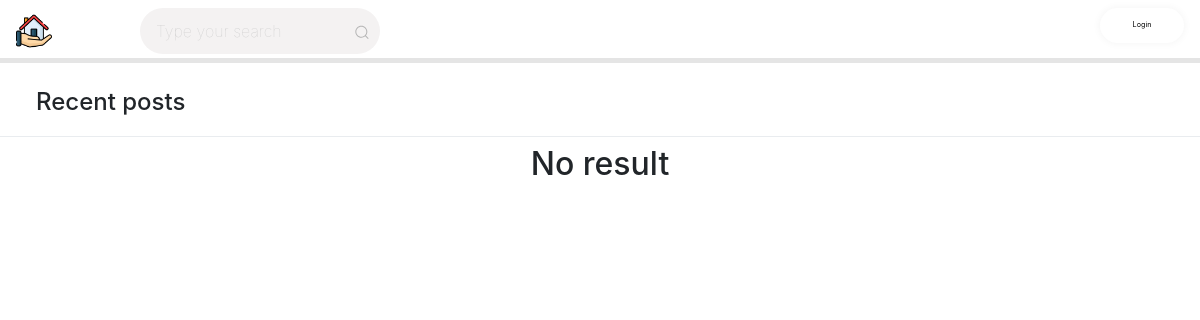
Before: /real_estate/ with the older database file.
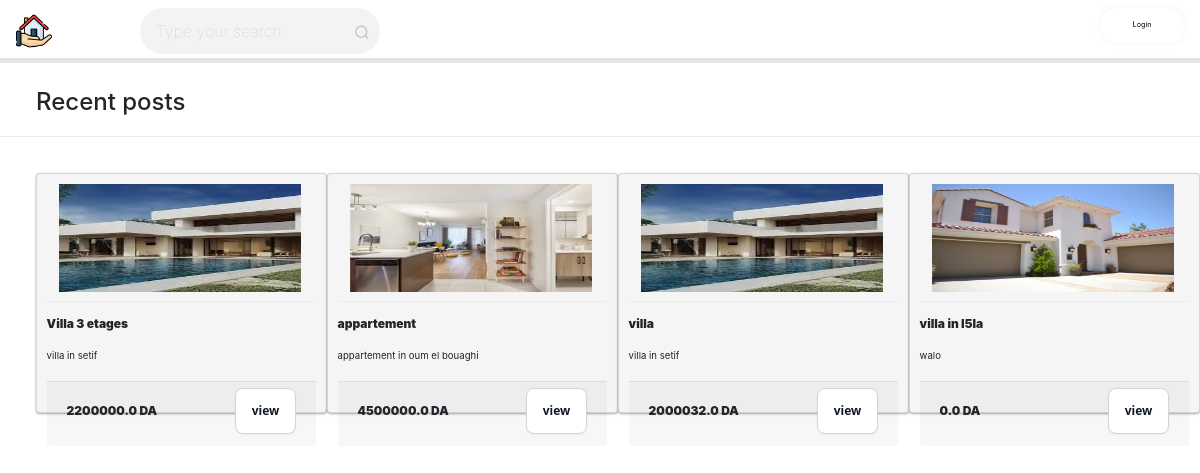
After: the same page with the newer database file.
### main/models.py (models this page shows, shortened)
class post(models.Model):
    user_id = models.ForeignKey("custom_user",on_delete=models.CASCADE)
    title = models.CharField(max_length=256)
    space = models.FloatField()
    floor_num = models.IntegerField()
    description = models.CharField(max_length=1024)
    price = models.FloatField()
    location = models.CharField(max_length=256)

class media_files(models.Model):
    post_id = models.ForeignKey("post",on_delete=models.CASCADE)
    path = models.ImageField(upload_to='post_pics/')

### main/views.py (the view)
# urls.py: 2. Add a URL to urlpatterns:  path('', views.home, name='home')
def home(request):
   posts = post.objects.prefetch_related('media_files_set').all()
   if not request.user.is_authenticated:
      return render(request , 'home.html',{'auth':False ,'delete_alert':False , 'posts':posts})
   else:
      return render(request , 'home.html',{'auth':True , 'posts':posts})

### main/templates/home.html (shortened to what this page needs)
{% load static %}
<!DOCTYPE html>
<html lang="en">
<head>
    <link rel="stylesheet" href="https://cdn.jsdelivr.net/npm/bootstrap@4.4.1/dist/css/bootstrap.min.css">
    <link rel="stylesheet" href="{% static 'css/home.css' %}">
</head>
<body>
  <div class="navbar">
    <img src="{% static 'public/external/brand.png' %}" >
    <div class="action-bar">
      <form action="{%url 'search'%}" method="post">
    <div class="search">
      <input type="text" class="search__input" placeholder="Type your search" name="search">
      <button class="search__button" type="submit">
      </button>
    </div>
      </form>
    <div class="account-container">
      {% if auth is False %}
       <a href="{% url 'login' %}"><button class="login-out">Login</button></a>
      {% endif %}
    </div>
  </div>
  </div>
  <p style="font-weight:500;font-size:2vw;margin-left:3vw;margin-top:2vw">Recent posts</p>
  <hr class="dropdown-divider">
  {%if posts%}
    <div class="cards">
    {%for post in posts%}
      <div class="card">
        <div class="card-img"><img src="{{post.media_files_set.first.path.url}}" alt=""></div>
        <hr class="dropdown-divider">
        <div class="card-info">
          <p class="text-title">{{post.title}} </p>
          <p class="text-body">{{post.description}}</p>
        </div>
        <div class="card-footer">
        <span class="text-title">{{post.price}} DA</span>
        <a href="{% url 'show post' post.id%}"><button class="view-item">view</button></a>
      </div>
    </div>
    {%endfor%}
  </div>
  {%else%}
  <div style="display: flex;justify-content: center;">
  <h2>No result</h2>
</div>
  {%endif%}
</body>

### main/static/css/home.css (style rules this page uses)
.navbar { width: 100vw; height: 5vw; background-color:#ffffff; display: flex; flex-direction: row; justify-content: space-between; border-bottom: 2px solid rgba(0, 0, 0, 0.105); box-shadow: 0px 3px 0px rgba(0, 0, 0, 0.1); z-index: 999; }
.navbar img { max-width: 3vw; }
.action-bar { width: 90vw; display: flex; justify-content: space-between; flex-direction: row; }
.search { display: flex; align-items: center; justify-content: space-between; text-align: center; margin-left: 3vw; }
.search__input { font-family: inherit; font-size: inherit; background-color: #f4f2f2; border: none; color: #646464; padding: 0.7rem 1rem; border-radius: 30px; width: 20vw; transition: all ease-in-out .5s; margin-right: -2rem; }
.search__button { border: none; background-color: #f4f2f2; }
.search__icon { height: 1.3em; width: 1em; fill: #b4b4b4; }
.account-container { max-width: 15vw; display: flex; justify-content: flex-start; }
.login-out { padding: 1vw 1vw; width: 7vw; border-radius: 50px; cursor: pointer; border: 0; background-color: #ffffff; box-shadow: rgb(0 0 0 / 5%) 0 0 8px; font-size: .6vw; transition: all 0.5s ease; }
.cards { display: flex; justify-content: flex-start; margin-left: 3vw; margin-top: 3vw; height: 50vw; }
.card { width: 25vw; height: 20vw; padding: .8vw; background: #f5f5f5; position: relative; overflow: visible; box-shadow: 0 1px 3px rgba(0,0,0,0.12), 0 1px 2px rgba(0,0,0,0.24); }
.card-img { height: 50%; width: 100%; transition: .3s ease; }
.card-img img { width: 90%; margin-left: 1vw; max-height: 9vw; }
.card-info { padding-top: 2%; }
.card-footer { width: 100%; display: flex; justify-content: space-between; align-items: center; padding-top: .5vw; border-top: 1px solid #ddd; }
.text-title { font-weight: 900; font-size: 1vw; }
.text-body { font-size: .8vw; padding-bottom: .1vw; }
.view-item { background-color: #FFFFFF; border: 1px solid rgb(209,213,219); border-radius: .5rem; color: #111827; font-family: ui-sans-serif,system-ui,-apple-system,system-ui,"Segoe UI",Roboto,"Helvetica Neue",Arial,"Noto Sans",sans-serif,"Apple Color Emoji","Segoe UI Emoji","Segoe UI Symbol","Noto Color Emoji"; font-size: 1vw; font-weight: 600; transition: ease-in 0.5s; line-height: 1.25rem; padding: .75rem 1rem; text-align: center; -webkit-box-shadow: 0 1px 2px 0 rgba(0, 0, 0, 0.05); box-shadow: 0 1px 2px 0 rgba(0, 0, 0, 0.05); cursor: pointer; -moz-user-select: none; -ms-user-select: none; user-select: none; -webkit-user-select: none; -ms-touch-action: manipulation; touch-action: manipulation; }

Changed rows visible on the page:
added post: media_files_set.first.path (picture), title "Villa 3 etages", description "villa in setif", price "2200000.0"
added post: media_files_set.first.path (picture), title "appartement", description "appartement in oum el bouaghi", price "4500000.0"
added post: media_files_set.first.path (picture), title "villa", description "villa in setif", price "2000032.0"
added post: media_files_set.first.path (picture), title "villa in l5la", description "walo", price "0.0"
Other visible differences:
text no longer shown: "No result"
